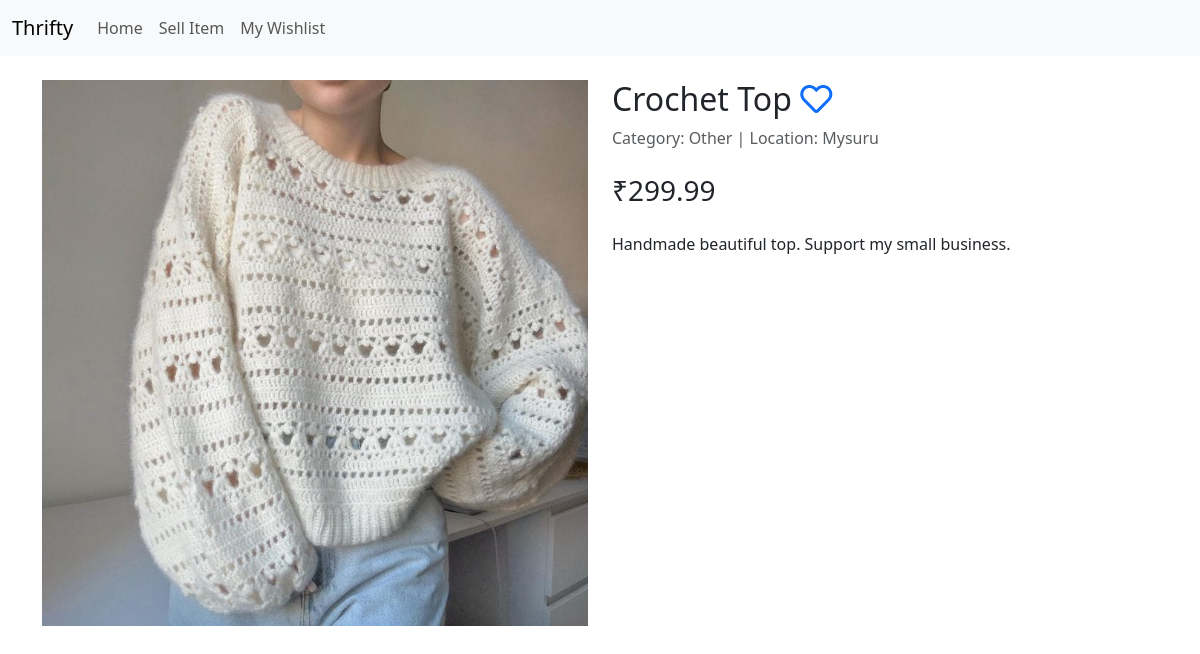
Page /product/3/ on the committed database.
### listings/models.py (models this page shows, shortened)
class Listing(models.Model):
    CATEGORY_CHOICES = (
        ('Apparel', 'Apparel'),
        ('Electronics', 'Electronics'),
        ('Home Decor', 'Home Decor'),
        ('Books', 'Books'),
        ('Collectibles', 'Collectibles'),
        ('Other', 'Other'),
    )
    title = models.CharField(max_length=100)
    description = models.TextField()
    price = models.DecimalField(max_digits=10, decimal_places=2)
    location = models.CharField(max_length=100)
    category = models.CharField(max_length=20, choices=CATEGORY_CHOICES, default='Other')
    image = models.ImageField(upload_to='listing_images/')
    date_posted = models.DateTimeField(default=timezone.now)

### listings/views.py (the view)
# urls.py: path('product/<int:product_id>/', views.product_detail, name='product_detail'),
def product_detail(request, product_id):
    product = get_object_or_404(Listing, id=product_id)
    favorites_list_ids = request.session.get('favorites', [])
    context = {
        'product': product,
        'is_favorited': product.id in favorites_list_ids,
    }
    return render(request, 'product_detail.html', context)

### listings/templates/product_detail.html
{% extends 'base.html' %}
{% block content %}
<div class="row">
    <div class="col-md-6">
        <img src="{{ product.image.url }}" class="img-fluid" alt="{{ product.title }}">
    </div>
    <div class="col-md-6">
        <h2>
            {{ product.title }}
            <a href="{% url 'toggle_favorite' product.id %}">
                {% if is_favorited %}
                    <i class="fas fa-heart text-danger"></i>
                {% else %}
                    <i class="far fa-heart"></i>
                {% endif %}
            </a>
        </h2>
        <p class="text-muted">Category: {{ product.category }} | Location: {{ product.location }}</p>
        <h3 class="mt-4">₹{{ product.price }}</h3>
        <p class="mt-4">{{ product.description }}</p>
    </div>
</div>
{% endblock %}

### rows in the picture
Listing: image (picture), title "Crochet Top", category "Other", location "Mysuru", price "299.99", description "Handmade beautiful top. Support my small business."
